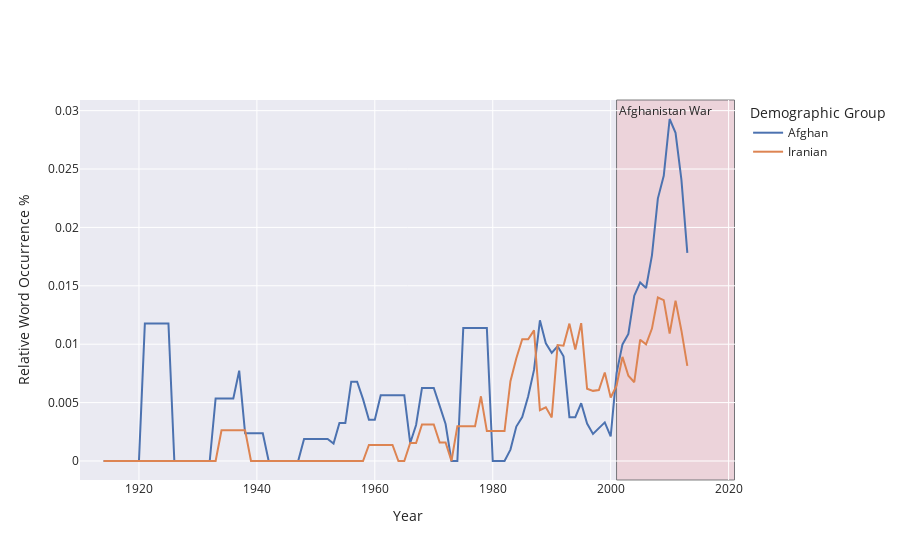

This figure's notebook cell:
### Markdown cell above
The Vietnam war display similar behavior to the cold war but we can observe a decrease in representation after some time, the War in Afghanistan seem to display an surge of interest as well. The data does not stop abruptly in the dataset, so the last years having few representations is mainly due to lack of data.

### Code cell
ethnicities=['Afghan','Iranian']
fig = plot_relative_occurrences(all_counts_by_period, ethnicities,[
    ('2001', '2021', 'Afghanistan War')
])
fig.show()

fig_json = fig.to_json()

with open('figures/ethnicity-representation6.json', 'w') as json_file:
    json.dump(json.loads(fig_json), json_file, indent=4)
